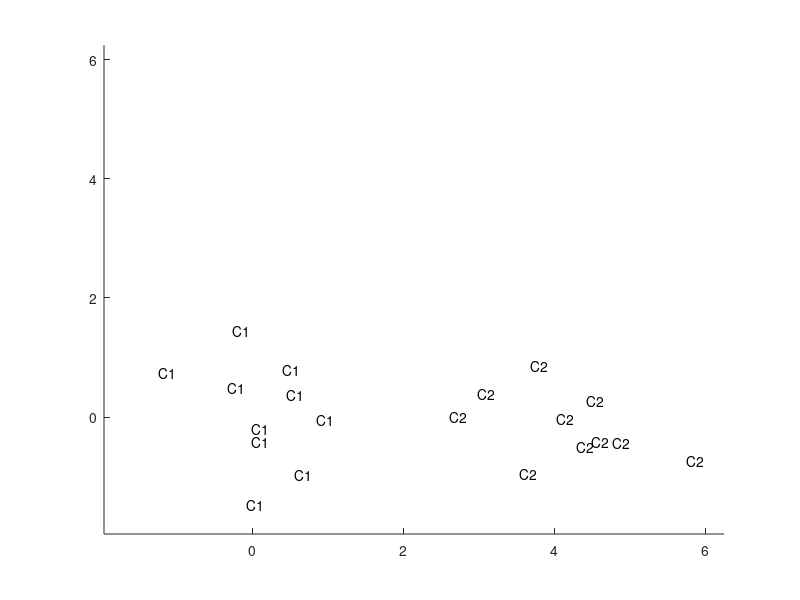

Source code (MATLAB): (Note: this script raises an error after producing the figure.)
function [  ] = testScript(  )
%TESTSCRIPT Coursework experimentation
%   Question 1b 2a and 2b

%% 1b
%Range of data
x = 10;
%Mean of each cluster
MUC1 = [0,0];
MUC2 = [4,0];
%Replicate means for mvnrnd func
MUC1 = repmat(MUC1,x,1);
MUC2 = repmat(MUC2,x,1);
%Initial covariance matrix
SIG = [1 0;0 1];
%Replicate covariance for mvnrnd
SIGMAC1 = repmat(SIG,[1,1,x]);
SIGMAC2 = SIGMAC1;
%Generate random input vectors from multivariate normal probability
%distribution
C1 = mvnrnd(MUC1,SIGMAC1);
C2 = mvnrnd(MUC2,SIGMAC2);
%Generate target output vectors
C1T = ones(x,1);
C2T = -ones(x,1);
%Axis handling
minC = min(min([C1 C2]));
maxC = max(max([C1 C2]));
axes('XLIM',[minC-0.5 maxC+0.5],'YLIM',[minC-0.5 maxC+0.5]);
%Plot data
plot2DData(C1,C2);
%Create single layer perceptron using netCreate function with a heaviside
%activation function and 2 input nodes employing the adeline method for
%updating weight vectors
network = netCreate(2,1,0,@step,@void,1);
%Begin learning, while plotting the evolution of the decision boundary
epoch = 0;
limit = 100;
previousWeights = [];
currentWeights = [network.weightsOne; network.biasHid];
while epoch < limit && ~isequal(previousWeights,currentWeights);
    previousWeights = currentWeights;
    x2 = [-10 ; 10];
    [network,error] = mlpTrain(network,[C1;C2],[C1T;C2T],0.02,1);
    x1 = (-(x2 .* network.weightsOne(2,1)) - network.biasHid) ./ network.weightsOne(1,1);
    cla;
    hold on;
    plot(x1,x2);
    plot2DData(C1,C2);
    hold off;
    pause(0.1);
    currentWeights = [network.weightsOne; network.biasHid];
    epoch = epoch + 1;
end

fprintf(['Epochs ran: ' int2str(epoch) '\n']);

    function [] = plot2DData(C1,C2)
        %hold on;
        text(C1(:,1),C1(:,2),'C1');
        text(C2(:,1),C2(:,2),'C2');
        %hold off;
    end
    
%% 2a
%Create inputs
x = [1:2:200]';

%Generate Outputs from linear function y = 0.4*x + 3 + noise (delta)
[xi xj] = size(x);
y = (0.4 .* x) + 3 + (20.*rand([xi xj])-10);

%Build single layer perceptron
network = netCreate(1,1,0,@void,@void,1);
%Train slp with eta 0.02 for iterations defined by the variable limit

epoch = 0;
limit = 100;
previousWeights = [];
currentWeights = [network.weightsOne; network.biasHid];
fprintf('Begin')
figure(2)
hold on;

while epoch < limit && ~isequal(previousWeights,currentWeights);
    previousWeights = currentWeights;
    [network,error] = mlpTrain(network,x,y,0.000001,1);
    currentWeights = [network.weightsOne; network.biasHid];
    %plot network output
    ynew = netBlkFeedFwd(network,x);
    cla;
    plot(x,y,'xr');
    plot(x,ynew,'Color',[0.1,0.1,epoch/limit]);
    pause(0.1);
    epoch = epoch + 1;
end
hold off;

fprintf(['Epochs ran: ' int2str(epoch) '\n'])
    
end

